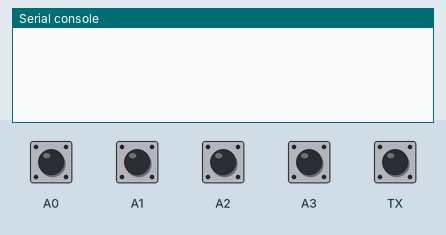
A program run on a simulated CircuitPython board. On the bench: the last lines printed to the serial console. The inputs (shaded band) are chosen by the test bench; at power-on: A0–3, TX LOW. Touch pads read as touched when driven HIGH.

Above: at 1.2 s.
1.3 s: A0 pulled HIGH for 0.15 s
At 2.2 s:
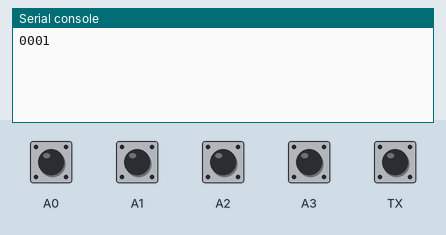
2.9 s: TX pulled HIGH for 0.15 s
At 4.2 s:
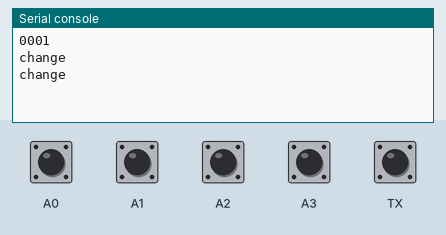
4.5 s: A1 pulled HIGH for 0.15 s
At 5.1 s:
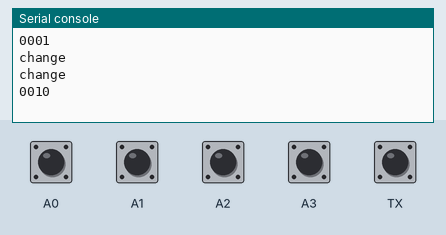
6.1 s: A2 pulled HIGH for 0.15 s
At 6.9 s:
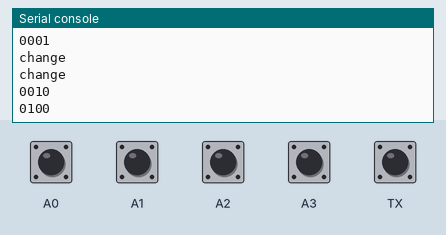
7.7 s: A3 pulled HIGH for 0.15 s
At 8.6 s:
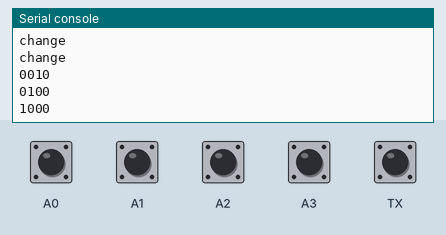
Timing chart, 0 to 10.3 s (numbered marks = the images above; inputs shaded):
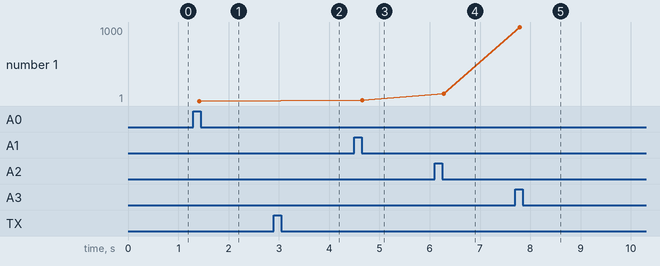

Measured:
- after the input at 1.3 s, the serial console: prints a new line after 0.12 s (image 1)
- after the input at 2.9 s, the serial console: prints a new line at once (image 2)
- after the input at 4.5 s, the serial console: prints a new line after 0.16 s (image 3)
- after the input at 6.1 s, the serial console: prints a new line after 0.18 s (image 4)
- after the input at 7.7 s, the serial console: prints a new line after 0.09 s (image 5)
- plotted number 1: 1 → 10 after the input at 4.5 s, 10 → 100 after the input at 6.1 s, 100 → 1000 after the input at 7.7 s

The program:

keycombotester.py
```python
#4bit code
#Date 4/15/2022
#keycomobotester
import time
import board
import touchio
#key buffer and touchthreshold values
keybuff= .09
thrv = 3500
#key declaration
key1 = touchio.TouchIn(board.A0)
key2 = touchio.TouchIn(board.A1)
key3 = touchio.TouchIn(board.A2)
key4 = touchio.TouchIn(board.A3)
Change = touchio.TouchIn(board.TX)

#Key threshold value

key1.threshold = thrv
key2.threshold = thrv
key3.threshold = thrv
key4.threshold = thrv
Change.threshold = thrv

val=0


while True:
    #key value
    val=0;
    if key1.value:
        val=val+0001
    if key2.value:
        val=val+0010
    if key3.value:
        val=val+0100
    if key4.value:
        val=val+1000
    if Change.value:
        print("change")
        val=0
    if val>0:
        time.sleep(keybuff)
#comobo value
    #single keypress
    if (val==0001):
        print("0001")
    if (val==0010):
        print("0010")
    if (val==0100):
        print("0100")
    if (val==1000):
        print("1000")
    #double keypress
    if (val==0011):
        print("0011")
    if (val==1100):
        print("1100")
    if (val==0101):
        print("0101")
    if (val==1010):
        print("1010")
    if (val==0110):
        print("0110")
    if (val==1001):
        print("1001")
    #triple keypress
    if (val==0111):
        print("0111")
    if (val==1110):
        print("1110")
    if (val==1101):
        print("1101")
    if (val==1011):
        print("1011")
    #cuatriple keypress
    if (val==1111):
        print("1111")


    time.sleep(0.1)
```
